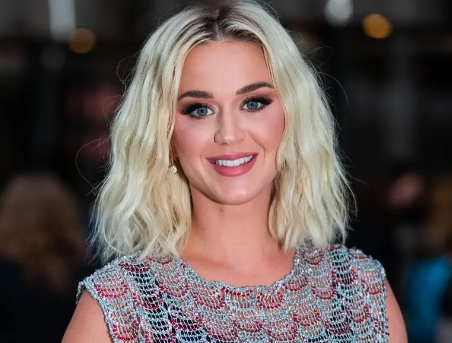
#> input picture aula2/img/katy.jpg, 452 x 343 px
$ python olhos.py
#> lines starting #> are read from the running program, lines starting #| are printed output that depends on the picture; after the words box and inside, x2 and y2 are one past the last pixel; in counts of white or black regions, pixels touching at a corner belong together
import cv2

# XML de classificação
# classificador="haarcascade_eye_tree_eyeglasses.xml" # olhos
classificador="haarcascade_frontalface_default.xml" # face

# Classificador do xml da OpenCV para olhos
face = cv2.CascadeClassifier(classificador)

# Carregando a imagem
imagem = cv2.imread("img/katy.jpg")
#> imagem is the input picture: shape (343, 452, 3); mean B, G, R 81.6, 84.3, 97.3

# Convertendo para tons de cinza
cinza = cv2.cvtColor(imagem,cv2.COLOR_BGR2GRAY)
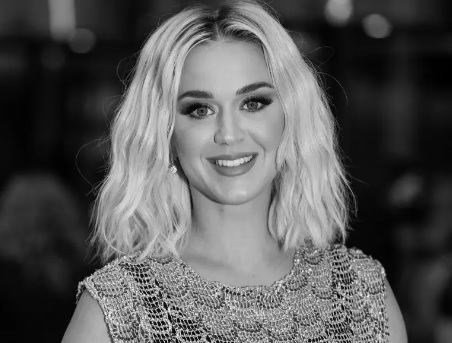
#> cinza: shape (343, 452); min 0, max 251, mean 87.9

# Fazendo a detecção dos olhos
faces = face.detectMultiScale(cinza,scaleFactor=1.1,minNeighbors=5,
        minSize=(30,30)) # mínimo tamanho do objeto
#> faces = [[142, 37, 178, 178]]

# Desenhando um retângulo nos olhos
for (x, y, w, h) in faces:
    cv2.rectangle(imagem, (x, y), (x+w, y+h), (0, 255, 210), 2)
#> this loop made 1 pass
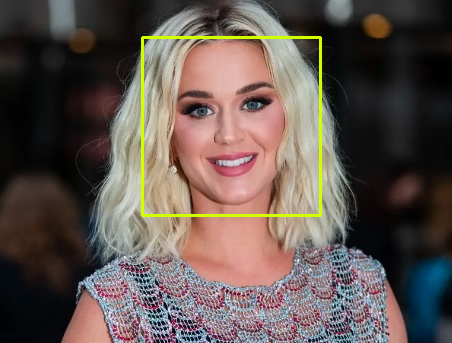
#> imagem: shape (343, 452, 3); 1.38% of pixels changed, all inside (x1, y1, x2, y2) = (141, 36, 322, 217)

# Exibindo a imagem
cv2.imshow("Detecção de olhos", imagem)
cv2.waitKey()

$ run again, with aula2/img/angelina.jpg copied over aula2/img/katy.jpg
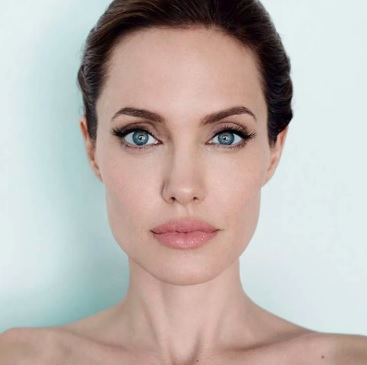
#> input picture aula2/img/angelina.jpg, 367 x 365 px
#> imagem is the input picture: shape (365, 367, 3); mean B, G, R 175.9, 180.7, 189.8
#> `cinza = cv2.cvtColor(imagem,cv2.COLOR_BGR2GRAY)`:
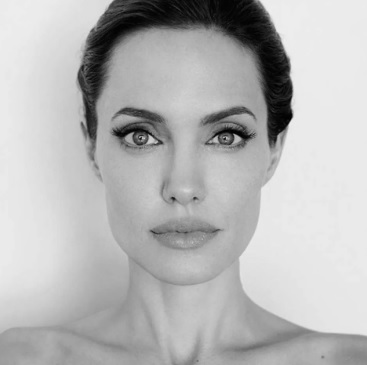
#> cinza: shape (365, 367); min 0, max 239, mean 182.8
#> faces = [[64, 44, 240, 240]]
#> the loop `for (x, y, w, h) in faces:` made 1 pass
#> after the loop `for (x, y, w, h) in faces:`:
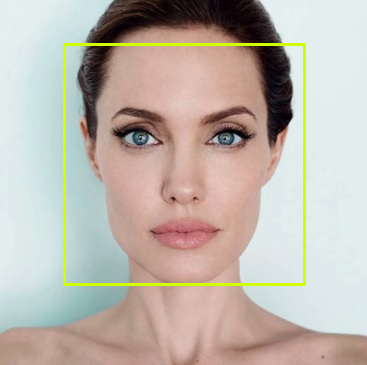
#> imagem: shape (365, 367, 3); 2.15% of pixels changed, all inside (x1, y1, x2, y2) = (63, 43, 306, 286)

$ run again, with aula2/img/dicaprio.jpg copied over aula2/img/katy.jpg
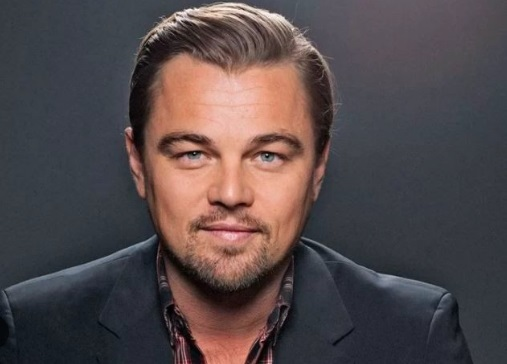
#> input picture aula2/img/dicaprio.jpg, 507 x 364 px
#> imagem is the input picture: shape (364, 507, 3); mean B, G, R 74.7, 73, 83.9
#> `cinza = cv2.cvtColor(imagem,cv2.COLOR_BGR2GRAY)`:
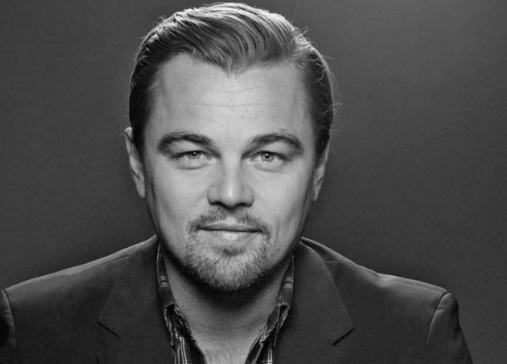
#> cinza: shape (364, 507); min 0, max 249, mean 76.5
#> faces = [[133, 78, 195, 195]]
#> the loop `for (x, y, w, h) in faces:` made 1 pass
#> after the loop `for (x, y, w, h) in faces:`:
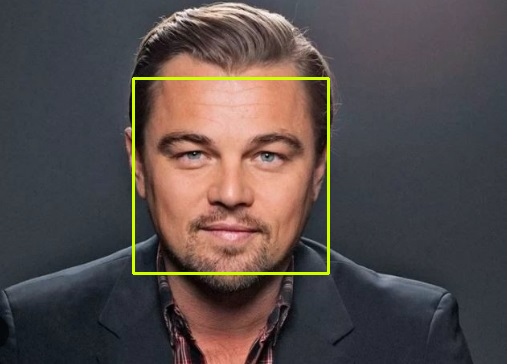
#> imagem: shape (364, 507, 3); 1.27% of pixels changed, all inside (x1, y1, x2, y2) = (132, 77, 330, 275)
